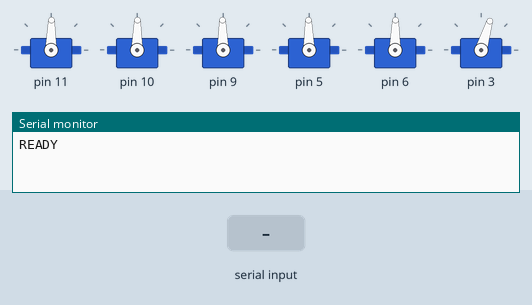
Simulated run of this sketch. Board: Arduino Uno, built with avr-gcc and run on an emulated ATmega328P. Parts: 6 × servo, the last lines printed to the serial monitor. Inputs (shaded band) come from the test bench.

Above: at 9.0 s.
9.1 s: "1\n" received over Serial
At 11.3 s:
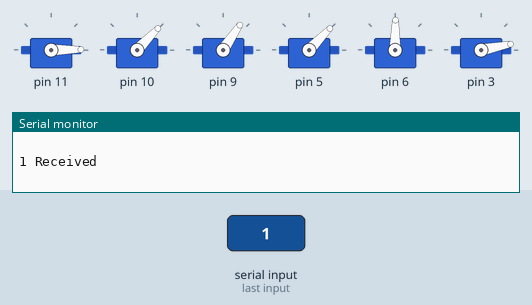
At 17.9 s:
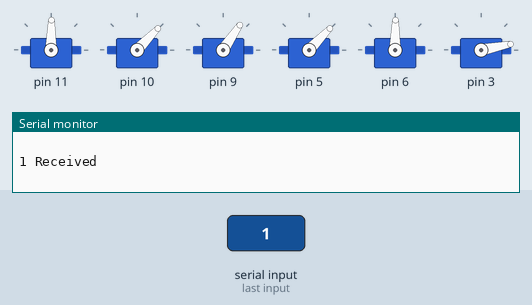
18.1 s: byte 49 ('1') received over Serial
At 23.3 s:
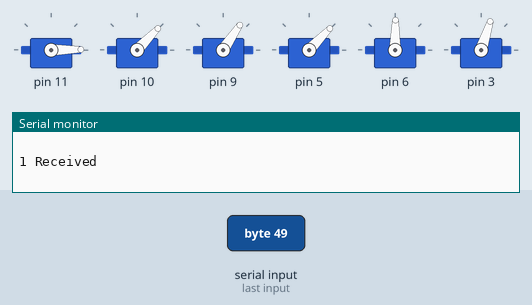
Timing chart, 0 to 27.1 s (numbered marks = the images above; inputs shaded):
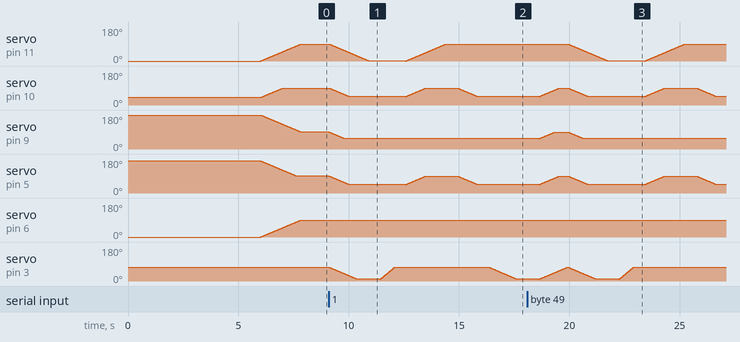

Measured:
- after the input at 9.1 s, servo on pin 9: moves from 91° to 56° over 0.69 s, starting at once

The sketch:

robot_arm_test.ino
```cpp
#include <Braccio.h>
#include <Servo.h>
///#include <Serial.h>

Servo base;
Servo shoulder;
Servo elbow;
Servo wrist_rot;
Servo wrist_ver;
Servo gripper;

// Five arm components x 2 (name + rotation value), +1 for end char? Not sure.
char buffer[11];

void setup() {
  //Initialization functions and set up the initial position for Braccio
  //All the servo motors will be positioned in the "safety" position:
  //Base (M1):90 degrees
  //Shoulder (M2): 45 degrees
  //Elbow (M3): 180 degrees
  //Wrist vertical (M4): 180 degrees
  //Wrist rotation (M5): 90 degrees
  //gripper (M6): 10 degrees
  Braccio.begin();
  Serial.begin(9600);
  //Wait for it to connect
  while (!Serial)
  {;}

  /*
  Step Delay: a milliseconds delay between the movement of each servo.  Allowed values from 10 to 30 msec.
  M1=base degrees. Allowed values from 0 to 180 degrees
  M2=shoulder degrees. Allowed values from 15 to 165 degrees
  M3=elbow degrees. Allowed values from 0 to 180 degrees
  M4=wrist vertical degrees. Allowed values from 0 to 180 degrees
  M5=wrist rotation degrees. Allowed values from 0 to 180 degrees
  M6=gripper degrees. Allowed values from 10 to 73 degrees. 10: the toungue is open, 73: the gripper is closed.
  */
  // the arm is aligned upwards  and the gripper is closed
                        //(step delay, M1, M2, M3, M4, M5, M6);
  Braccio.ServoMovement(20,         90, 90, 90, 90, 90,  73);
}

void loop() {

  if(Serial.available() > 0)
  {
    // This is block so not great
    //Termination char is \r
    Serial.readBytesUntil('\r', buffer, 10);
  }

  //Should be getting base
  if (buffer[0] == 'b')
  {
    Braccio.ServoMovement(20, buffer[1], buffer[3], buffer[5], buffer[7], buffer[9], 73);
  }
  else
  {
    for (int i = 0; i < 11; ++i)
    {
      buffer[i] = '\0';
    }
  }


  //-----------------------------\\
  //------------Test-------------\\
  //-----------------------------\\

  while(1)
  {
    Serial.println("READY");
    Serial.println(" ");
    while(Serial.available()<1);//if no input, just wait
//     if(Serial.read()=='0')
//     {
//          Serial.println("0 received");
//    Serial.println(" ");
//        Braccio.ServoMovement(20,         90, 90, 90, 90, 90,  0);
//
//
//     }//end of if
     if(Serial.read()=='1')
     {
          Serial.println("1 Received");
    Serial.println(" ");
       Braccio.ServoMovement(20, 0, 45, 55, 45, 90,  10); //Bend to pick up
       delay(500);
       Braccio.ServoMovement(10, 0, 45, 55, 45, 90,  73); //Close Claw
       delay(500);
       Braccio.ServoMovement(20, 90, 90, 55, 90, 90,  73);
       delay(500);
       Braccio.ServoMovement(20, 90, 45, 55, 45, 90,  73);
       delay(500);
       Braccio.ServoMovement(20, 90, 45, 55, 45, 90,  10);

       delay(1000);
       Braccio.ServoMovement(20,         90, 90, 90, 90, 90,  73);


     }//end of if


  }

}
```
